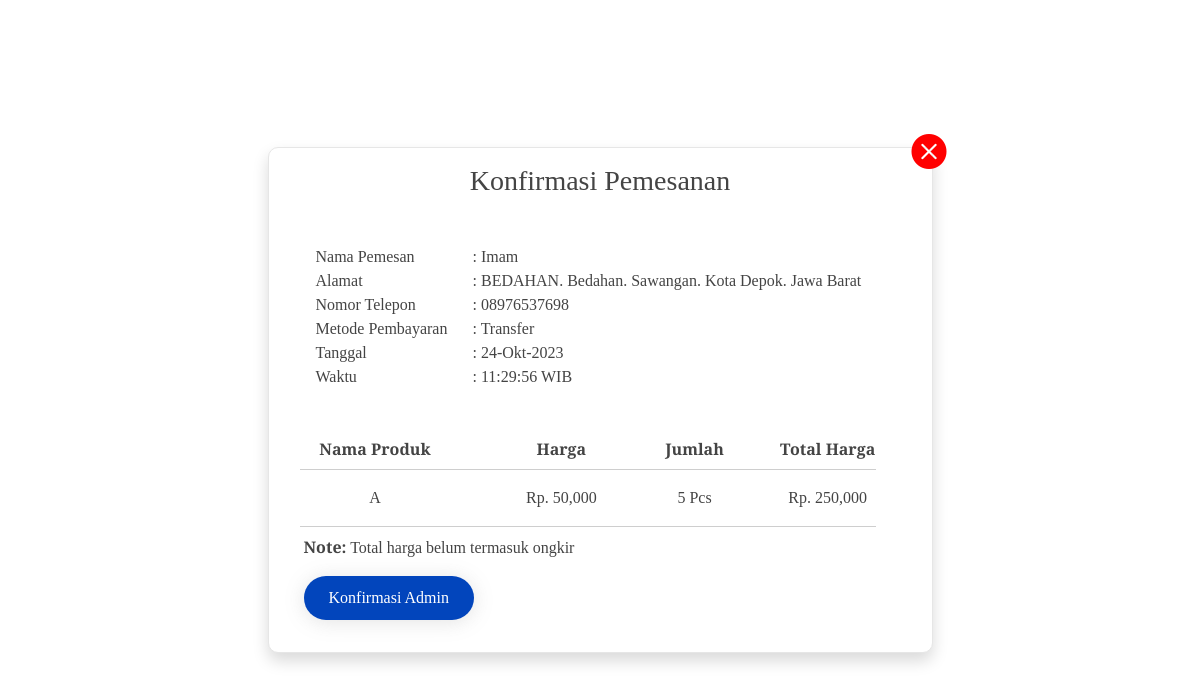
/user/detail-pesanan.php, run on the app's committed database.
### tables this page shows
CREATE TABLE `tbl_pemesan` (
  `id_pemesan` int(11) NOT NULL,
  `id_produk` int(11) NOT NULL,
  `nama_pemesan` varchar(255) NOT NULL,
  `alamat` varchar(255) NOT NULL,
  `no_telpon` varchar(50) NOT NULL,
  `jumlah` varchar(100) NOT NULL,
  `metode_pembayaran` varchar(50) NOT NULL,
  `tanggal` date NOT NULL,
  `waktu` time NOT NULL
);

CREATE TABLE `tbl_produk` (
  `id_produk` int(11) NOT NULL,
  `nama_produk` varchar(100) NOT NULL,
  `kategori` varchar(100) NOT NULL,
  `harga` varchar(100) NOT NULL,
  `cover` varchar(100) NOT NULL,
  `tanggal` date NOT NULL,
  `waktu` time NOT NULL
);

### admin/functions.php (called while the page is built, shortened)
<?php
function tgl_indo_2($tanggal_indo_2)
{
	$bulan_indo_2 = array(
		1 =>   'Jan',
		'Feb',
		'Mar',
		'Apr',
		'Mei',
		'Jun',
		'Jul',
		'Aug',
		'Sep',
		'Okt',
		'Nov',
		'Des'
	);
	$pecahkan_indo_2 = explode('-', $tanggal_indo_2);
	return $pecahkan_indo_2[2] . '-' . $bulan_indo_2[(int)$pecahkan_indo_2[1]] . '-' . $pecahkan_indo_2[0];
}

### user/detail-pesanan.php (the view, shortened to what this page needs)
<?php
require '../admin/functions.php';
?>
<!DOCTYPE html>
<html lang="en">
<head>
    <link href="assets/vendor/aos/aos.css" rel="stylesheet" />
    <link href="assets/vendor/bootstrap/css/bootstrap.min.css" rel="stylesheet" />
    <link href="assets/vendor/bootstrap-icons/bootstrap-icons.css" rel="stylesheet" />
    <link href="assets/vendor/glightbox/css/glightbox.min.css" rel="stylesheet" />
    <link href="assets/vendor/remixicon/remixicon.css" rel="stylesheet" />
    <link href="assets/vendor/swiper/swiper-bundle.min.css" rel="stylesheet" />
    <link href="assets/css/style.css" rel="stylesheet" />
</head>
<body>
    <?php
    $query_pemesan = $conn->query("SELECT * FROM tbl_pemesan ORDER BY id_pemesan DESC LIMIT 1");
    $data_pemesan = mysqli_fetch_assoc($query_pemesan);
    $id_produk = $data_pemesan['id_produk'];
    $nama_pemesan = $data_pemesan['nama_pemesan'];
    $alamat = $data_pemesan['alamat'];
    $no_telpon = $data_pemesan['no_telpon'];
    $jumlah = $data_pemesan['jumlah'];
    $metode_pembayaran = $data_pemesan['metode_pembayaran'];
    $tanggal = $data_pemesan['tanggal'];
    $jam = $data_pemesan['waktu'];
    $query_produk = $conn->query("SELECT * FROM tbl_produk WHERE id_produk = '$id_produk'");
    $data_produk = mysqli_fetch_assoc($query_produk);
    $nama_produk = $data_produk['nama_produk'];
    $harga = $data_produk['harga'];
    $total = $jumlah * $harga;
    ?>
    <div class="container">
        <div class="row" style="display: flex; justify-content: center; align-items: center; height: 100vh">
            <div class="card shadow col-md-7 py-3" style="border: 1px solid rgb(230, 230, 230); border-radius: 10px">
                <h3 class="mb-5 text-center">Konfirmasi Pemesanan</h3>
                <div style="position: absolute; top: -20px; right: -15px; font-size: 35px">
                    <a href="halaman-user.php">
                        <i class="bi bi-x-circle-fill" style="color: red"></i>
                    </a>
                </div>
                <div class="row mb-5" style="padding-left: 35px">
                    <div class="col-md-3 col-6">
                        <p class="mb-0">Nama Pemesan</p>
                        <p class="mb-0">Alamat</p>
                        <p class="mb-0">Nomor Telepon</p>
                        <p class="mb-0">Metode Pembayaran</p>
                        <p class="mb-0">Tanggal</p>
                        <p class="mb-0">Waktu</p>
                    </div>
                    <div class="col-md-9 col-6">
                        <p class="mb-0">: <?= ucwords($nama_pemesan); ?></p>
                        <p class="mb-0">: <?= ucwords($alamat); ?></p>
                        <p class="mb-0">: <?= ucwords($no_telpon); ?></p>
                        <p class="mb-0">: <?= ucwords($metode_pembayaran); ?></p>
                        <p class="mb-0">: <?= tgl_indo_2($tanggal); ?></p>
                        <p class="mb-0">: <?= ucwords($jam); ?> WIB </p>
                    </div>
                </div>
                <div class="row mb-3">
                    <div class="row text-center fw-bold">
                        <div class="col-md-4 col-3">Nama Produk</div>
                        <div class="col-md-3 col-3">Harga</div>
                        <div class="col-md-2 col-3">Jumlah</div>
                        <div class="col-md-3 col-3 mb-2">Total Harga</div>
                        <div style="width: 90%; background-color: rgb(206, 206, 206); height: 1px; margin: auto"></div>
                    </div>
                    <div class="row text-center mt-3">
                        <div class="col-md-4 col-3"><?= ucwords($nama_produk); ?></div>
                        <div class="col-md-3 col-3">Rp. <?= number_format($harga); ?></div>
                        <div class="col-md-2 col-3"><?= ucwords($jumlah); ?> Pcs</div>
                        <div class="col-md-3 col-3 mb-3">Rp. <?= number_format($total); ?></div>
                        <div style="width: 90%; background-color: rgb(206, 206, 206); height: 1px; margin: auto"></div>
                    </div>
                    <div class="row mt-2">
                        <div class="col-md-12" style="padding-left: 35px">
                            <p class="fw-semibold">Note:<span class="fw-light"> Total harga belum termasuk
                                    ongkir</span>
                            </p>
                            <form action="./notifwa.php" class="" method="post">
                                <button type="submit" class="" style="background-color: #0245bc; color: white; padding: 10px 25px; border-radius: 30px; box-shadow: 0px 2px 20px rgba(121, 121, 121, 0.212); border: 0;">Konfirmasi
                                    Admin</button>
                            </form>
                        </div>
                    </div>
                </div>
            </div>
        </div>
    </div>
</body>
</html>

### user/assets/css/style.css (style rules this page uses)
:root { scroll-behavior: smooth; }
* { padding: 0; margin: 0; box-sizing: border-box; }
body { color: #444444; font-family: "Crimson Text", serif; }
a { color: #4154f1; text-decoration: none; }

### data on the page
tbl_pemesan: nama_pemesan "Imam", alamat "BEDAHAN. Bedahan. Sawangan. Kota Depok. Jawa Barat", no_telpon "08976537698", metode_pembayaran "Transfer", tanggal "24-Okt-2023", waktu "11:29:56", jumlah "5", jumlah.harga "250,000"
tbl_produk: nama_produk "A", harga "50,000"
